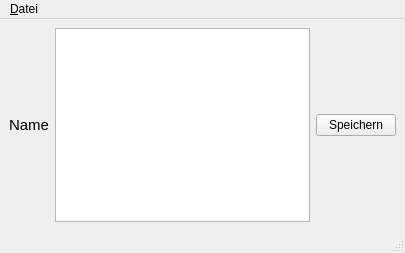
<?xml version="1.0" encoding="UTF-8"?>
<ui version="4.0">
 <class>MainWindow</class>
 <widget class="QMainWindow" name="MainWindow">
  <property name="geometry">
   <rect>
    <x>0</x>
    <y>0</y>
    <width>405</width>
    <height>253</height>
   </rect>
  </property>
  <property name="windowTitle">
   <string>MainWindow</string>
  </property>
  <widget class="QWidget" name="centralwidget">
   <layout class="QHBoxLayout" name="horizontalLayout">
    <item>
     <widget class="QLabel" name="label">
      <property name="font">
       <font>
        <pointsize>11</pointsize>
       </font>
      </property>
      <property name="text">
       <string>Name</string>
      </property>
     </widget>
    </item>
    <item>
     <widget class="QTextEdit" name="textEdit">
      <property name="font">
       <font>
        <pointsize>11</pointsize>
       </font>
      </property>
     </widget>
    </item>
    <item>
     <widget class="QPushButton" name="pushButton">
      <property name="text">
       <string>Speichern</string>
      </property>
     </widget>
    </item>
   </layout>
  </widget>
  <widget class="QMenuBar" name="menubar">
   <property name="geometry">
    <rect>
     <x>0</x>
     <y>0</y>
     <width>405</width>
     <height>21</height>
    </rect>
   </property>
   <widget class="QMenu" name="menu_Datei">
    <property name="title">
     <string>&amp;Datei</string>
    </property>
    <addaction name="action_Neu"/>
    <addaction name="action_Speichern"/>
    <addaction name="action_Laden"/>
    <addaction name="action_Programm_Beenden"/>
   </widget>
   <addaction name="menu_Datei"/>
  </widget>
  <widget class="QStatusBar" name="statusbar"/>
  <action name="action_Neu">
   <property name="text">
    <string>&amp;Neu</string>
   </property>
  </action>
  <action name="action_Speichern">
   <property name="text">
    <string>&amp;Speichern</string>
   </property>
  </action>
  <action name="action_Laden">
   <property name="text">
    <string>&amp;Laden</string>
   </property>
  </action>
  <action name="action_Programm_Beenden">
   <property name="text">
    <string>&amp;Programm Beenden</string>
   </property>
  </action>
 </widget>
 <resources/>
 <connections/>
</ui>
